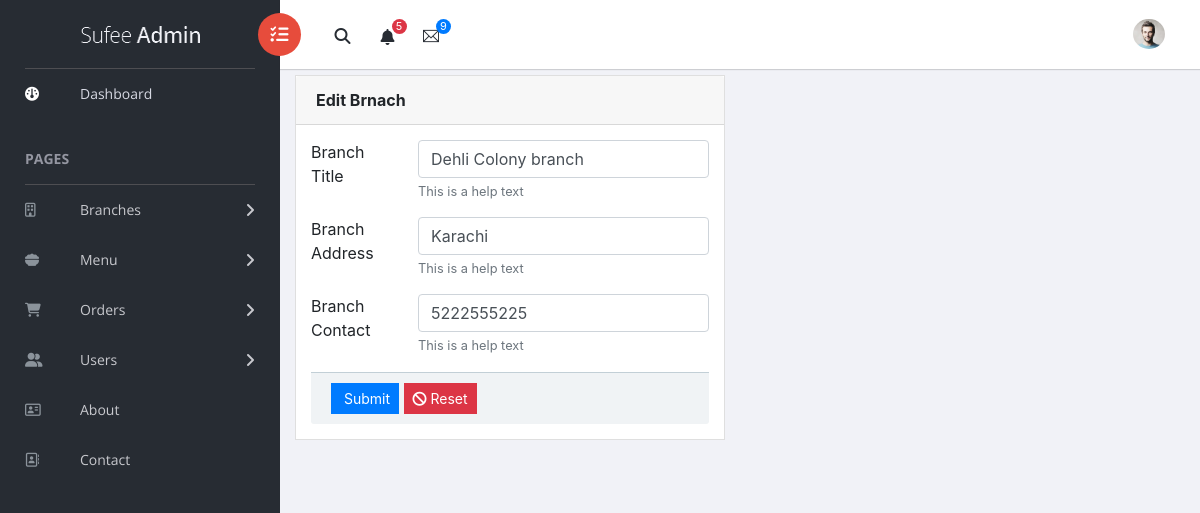
The app's page /edit_branch.php?edit_id=5 (signed in) with its own data.
### tables this page shows
CREATE TABLE `branches` (
  `branch_id` int(10) NOT NULL,
  `branch_name` text NOT NULL,
  `branch_address` text NOT NULL,
  `branch_contact` varchar(15) NOT NULL
);

### edit_branch.php (the view, shortened to what this page needs)
<?php  include_once('header.php');?>
<?php
    include_once("conn.php");
    $edit_id =  $_GET['edit_id'];
        $stmt = $conn->prepare("SELECT * FROM branches WHERE branch_id= ? ");
        $stmt->bind_param('i',$edit_id);
        $stmt->execute();
        $result = $stmt->get_result();
        $branch_reocrd = $result->fetch_assoc();
?>
<div class="col-lg-6">
    <div class="card">
        <div class="card-header">
            <strong>Edit Brnach </strong>
        </div>
        <div class="card-body card-block">
            <form action="actions/edit_branch_action.php" method="get" enctype="multipart/form-data" class="form-horizontal">
            <div class="row form-group">
                    <div class="col col-md-3"><label for="text-input" class=" form-control-label">Branch Title</label></div>
                    <div class="col-12 col-md-9"><input type="text" value="<?php echo $branch_reocrd['branch_name']  ?>" id="text-input" name="branch_name" placeholder="Text" class="form-control"><small class="form-text text-muted">This is a help text</small></div>
                </div>
                <div class="row form-group">
                    <div class="col col-md-3"><label for="text-input" class=" form-control-label">Branch Address</label></div>
                    <div class="col-12 col-md-9"><input type="text" value="<?php echo $branch_reocrd['branch_address']  ?>" id="text-input" name="branch_address" placeholder="Text" class="form-control"><small class="form-text text-muted">This is a help text</small></div>
                </div>
                <div class="row form-group">
                    <div class="col col-md-3"><label for="text-input" class=" form-control-label">Branch Contact</label></div>
                    <div class="col-12 col-md-9"><input type="text" value="<?php echo $branch_reocrd['branch_contact']  ?>" id="text-input" name="branch_contact" placeholder="Text" class="form-control"><small class="form-text text-muted">This is a help text</small></div>
                </div>
                <div class="card-footer">
            <button type="submit" class="btn btn-primary btn-sm">
                <i class="fa fa-dot-circle-o"></i> Submit
            </button>
            <button type="reset" class="btn btn-danger btn-sm">
                <i class="fa fa-ban"></i> Reset
            </button>
        </div>
            </form>
        </div>
</div>
</div>
<?php  include_once('footer.php');?>

### records on screen
branches: branch_name "Dehli Colony branch", branch_address "Karachi", branch_contact "5222555225"
